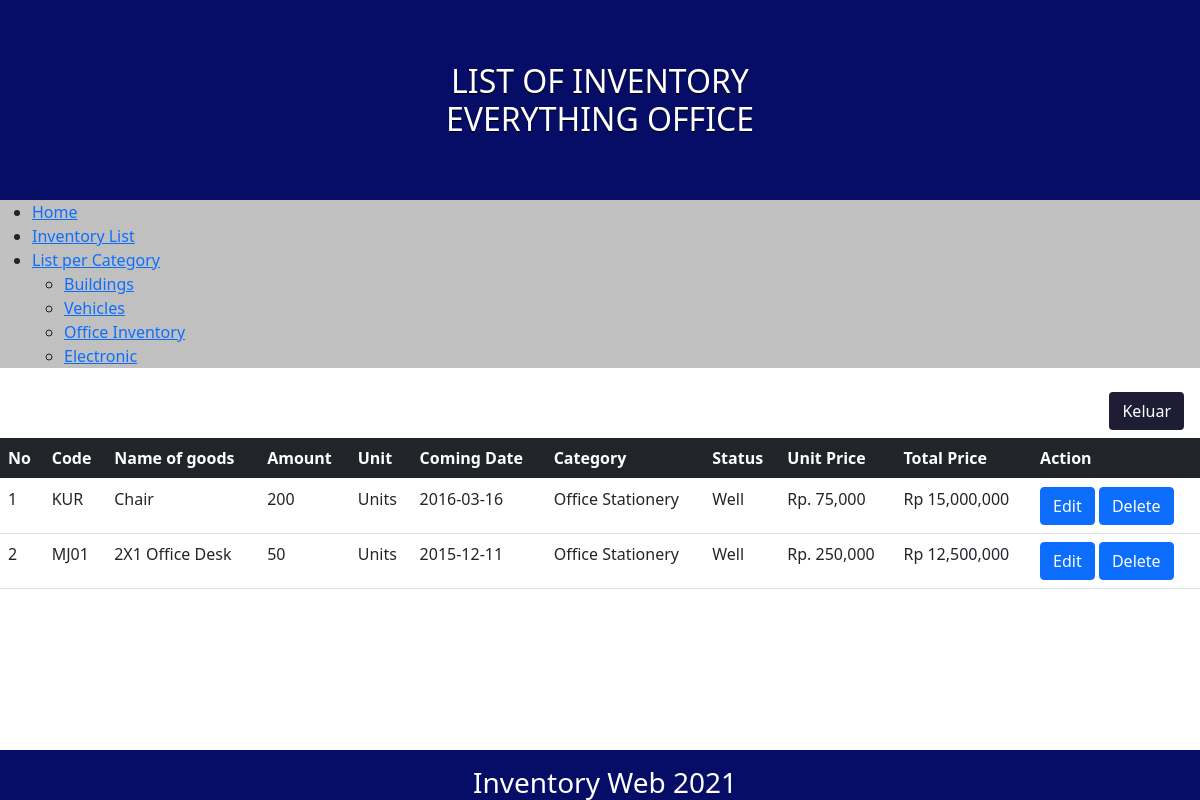
Screenshot of /office.php with the database file from the repository.
### tables this page shows
CREATE TABLE `inventory` (
  `no` int(30) NOT NULL,
  `item_id` varchar(10) NOT NULL,
  `item_name` varchar(30) NOT NULL,
  `amount` int(11) NOT NULL,
  `unit` varchar(15) NOT NULL,
  `arrival_date` date NOT NULL,
  `category` varchar(20) NOT NULL,
  `item_status` varchar(20) NOT NULL,
  `price` int(20) NOT NULL
);

### office.php (the view, shortened to what this page needs)
<?php
$connect= new mysqli("localhost","root","","responsi");
?>
<!DOCTYPE html>
<html lang="en">
<head>
    <link href="https://cdn.jsdelivr.net/npm/bootstrap@5.0.2/dist/css/bootstrap.min.css" rel="stylesheet">
    <link rel="stylesheet" href="https://unpkg.com/purecss@2.0.6/build/pure-min.css">
    <link rel="stylesheet" href="styles.css">
</head>
<body>
    <div class="banner">
        <h1 class="banner-head">LIST OF INVENTORY </br> EVERYTHING OFFICE</h1>
    </div>
<div class="pure-menu pure-menu-horizontal">
    <ul class="pure-menu-list">
        <li class="pure-menu-item pure-menu-selected">
            <a href="main.php" class="pure-menu-link">Home</a>
        </li>
        <li class="pure-menu-item pure-menu-selected">
            <a href="list product.php" class="pure-menu-link">Inventory List</a>
        </li>
        <li class="pure-menu-item pure-menu-has-children pure-menu-allow-hover">
            <a href="#" id="menuLink1" class="pure-menu-link">List per Category</a>
            <ul class="pure-menu-children">
                <li class="pure-menu-item">
                    <a href="buildings.php" class="pure-menu-link">Buildings</a>
                </li>
                <li class="pure-menu-item">
                    <a href="vehicles.php" class="pure-menu-link">Vehicles</a>
                </li>
                <li class="pure-menu-item">
                    <a href="office.php" class="pure-menu-link">Office Inventory</a>
                </li>
                <li class="pure-menu-item">
                    <a href="electronic.php" class="pure-menu-link">Electronic</a>
                </li>
            </ul>
        </li>
        </div>
        <a class="nav-link" href="logout.php" style="float: right"><button type="button" class="btn" style="color: white; background-color: #1F1D36;">Keluar</button></a>
<br>
<table class="table">
  <thead class="table-dark">
      <tr>
          <th>No</th>
          <th>Code</th>
          <th>Name of goods</th>
          <th>Amount</th>
          <th>Unit</th>
          <th>Coming Date</th>
          <th>Category</th>
          <th>Status</th>
          <th>Unit Price</th>
          <th>Total Price</th>
          <th>Action</th>
      </tr>
  </thead>
  <tbody>
    <?php $number=1; ?>
    <?php $take=$connect->query("SELECT * FROM inventory WHERE category='office stationery'"); ?>
    <?php while($mix=$take->fetch_assoc()){ ?>
      <tr>
        <td><?php echo $number; ?></td>
        <td><?php echo $mix['item_id']; ?></td>
        <td><?php echo $mix['item_name']; ?></td>
        <td><?php echo $mix['amount']; ?></td>
        <td><?php echo $mix['unit']; ?></td>
        <td><?php echo $mix['arrival_date']; ?></td>
        <td><?php echo $mix['category']; ?></td>
        <td><?php echo $mix['item_status']; ?></td>
        <td>Rp. <?php echo number_format($mix['price']); ?></td>
        <td><?php echo "Rp "; echo number_format($mix['total price'] = $mix['price']*$mix['amount']);?></td>
        <td>
            <a href=update.php?no=<?php echo $mix['no'];?> class="btn btn-primary">Edit</a>
            <a href=delete_check.php?no=<?php echo $mix['no'];?> class="btn btn-primary">Delete</a>
        </td>
      </tr>
      <?php $number++; ?>
      <?php } ?>
  </tbody>
</table>
<div class="footer l-box">
    <p>
        <h3> Inventory Web 2021 </h3>
    </p>
</div>
</body>
</html>

### styles.css (style rules this page uses)
.banner { text-align: center; background-size: cover; background-color: #060d66; filter: progid:DXImageTransform.Microsoft.AlphaImageLoader(src='https://24.media.tumblr.com/ccb268832580ac12951828a1c179de69/tumblr_mo2xbk8JUK1st5lhmo1_1280.jpg', sizingMethod='scale'); height: 200px; width: 100%; display: table; }
.banner-head { display: table-cell; vertical-align: middle; margin-bottom: 0; font-size: 2em; color: white; font-weight: 500; text-shadow: 0 1px 1px black; }
.pure-menu-horizontal { background-color: rgb(192, 192, 192); }
.footer { background: #060d66; color: #fff; text-align: center; width: 100%; height: 50px; padding-left: 10px; line-height: 10px; position: absolute; bottom: 0px; }

### rows the page displays
inventory: item "KUR", item_name "Chair", amount "200", unit "Units", arrival_date "2016-03-16", category "Office Stationery", item_status "Well", price "75,000", amount "15,000,000"
inventory: item "MJ01", item_name "2X1 Office Desk", amount "50", unit "Units", arrival_date "2015-12-11", category "Office Stationery", item_status "Well", price "250,000", amount "12,500,000"
